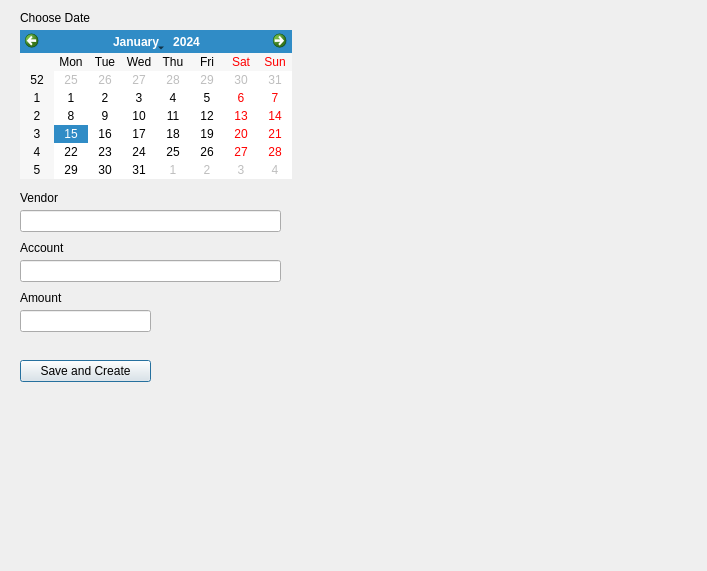
<?xml version="1.0" encoding="UTF-8"?>
<ui version="4.0">
 <class>expense</class>
 <widget class="QDialog" name="expense">
  <property name="geometry">
   <rect>
    <x>0</x>
    <y>0</y>
    <width>707</width>
    <height>571</height>
   </rect>
  </property>
  <property name="windowTitle">
   <string>Dialog</string>
  </property>
  <widget class="QCalendarWidget" name="calendarWidget">
   <property name="geometry">
    <rect>
     <x>20</x>
     <y>30</y>
     <width>272</width>
     <height>149</height>
    </rect>
   </property>
  </widget>
  <widget class="QLineEdit" name="lineEdit">
   <property name="geometry">
    <rect>
     <x>20</x>
     <y>210</y>
     <width>261</width>
     <height>22</height>
    </rect>
   </property>
  </widget>
  <widget class="QLineEdit" name="lineEdit_2">
   <property name="geometry">
    <rect>
     <x>20</x>
     <y>260</y>
     <width>261</width>
     <height>22</height>
    </rect>
   </property>
  </widget>
  <widget class="QLineEdit" name="lineEdit_3">
   <property name="geometry">
    <rect>
     <x>20</x>
     <y>310</y>
     <width>131</width>
     <height>22</height>
    </rect>
   </property>
  </widget>
  <widget class="QLabel" name="label">
   <property name="geometry">
    <rect>
     <x>20</x>
     <y>10</y>
     <width>271</width>
     <height>16</height>
    </rect>
   </property>
   <property name="text">
    <string>Choose Date</string>
   </property>
  </widget>
  <widget class="QLabel" name="label_2">
   <property name="geometry">
    <rect>
     <x>20</x>
     <y>190</y>
     <width>271</width>
     <height>16</height>
    </rect>
   </property>
   <property name="text">
    <string>Vendor</string>
   </property>
  </widget>
  <widget class="QLabel" name="label_3">
   <property name="geometry">
    <rect>
     <x>20</x>
     <y>240</y>
     <width>271</width>
     <height>16</height>
    </rect>
   </property>
   <property name="text">
    <string>Account</string>
   </property>
  </widget>
  <widget class="QLabel" name="label_4">
   <property name="geometry">
    <rect>
     <x>20</x>
     <y>290</y>
     <width>271</width>
     <height>16</height>
    </rect>
   </property>
   <property name="text">
    <string>Amount</string>
   </property>
  </widget>
  <widget class="QPushButton" name="pushButton">
   <property name="geometry">
    <rect>
     <x>20</x>
     <y>360</y>
     <width>131</width>
     <height>22</height>
    </rect>
   </property>
   <property name="text">
    <string>Save and Create</string>
   </property>
  </widget>
 </widget>
 <resources/>
 <connections/>
</ui>
